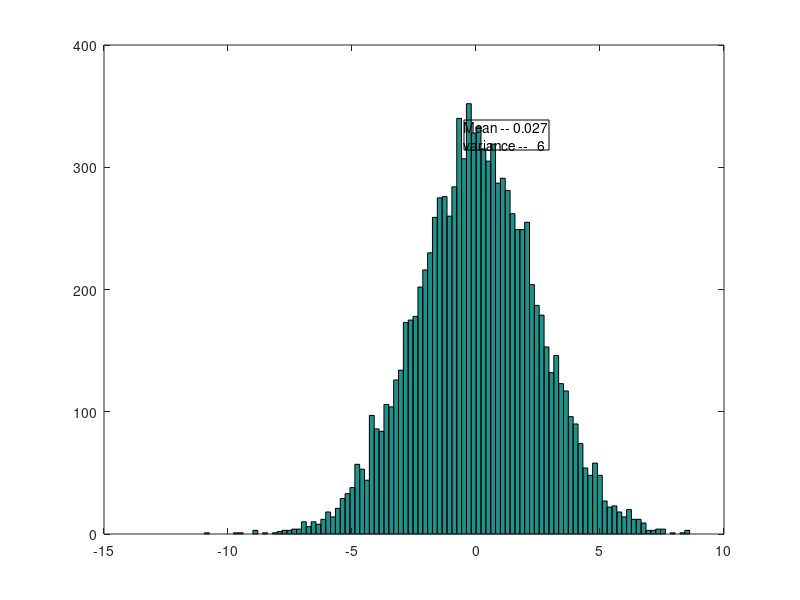

Source code (MATLAB):
%% Histogram Gaussian noise channel
r=randn(10000, 6); 
r=r';
A=sum(r);
size(A)
%sixe(x)
%subplot(3,3,8);
hist(A,100)
% Calculate the min, max, mean, median, and standard deviation
%min=min(A);
%max=max(A);
mn=mean(A);
%md=median(A);
%stdv=std(A);
variance = var(A);
% Create the labels
%minlabel=sprintf('Min -- %3.2d', min);
%maxlabel=sprintf('Max -- %3.2d', max);
mnlabel=sprintf('Mean -- %3.2d', mn);
%mdlabel=sprintf('Median -- %3.2d', md);
%stdlabel=sprintf('Std Deviation -- %3.2d', stdv);
vrlabel=sprintf('variance -- %3.2d', variance);
% Create the textbox
h=annotation('textbox',[0.58 0.75 0.1 0.1]);
set(h,'String',{mnlabel,vrlabel});

%set(h,'String',{minlabel, maxlabel,mnlabel, mdlabel, stdlabel, vrlabel});
%y = g + x; 